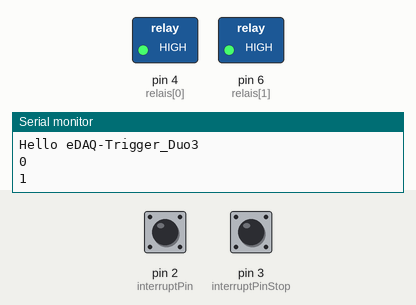
A sketch run on a simulated Arduino Uno, built with avr-gcc and run on an emulated ATmega328P. Parts: switched loads named in the sketch (green lamp = pin HIGH), the last lines printed to the serial monitor. Inputs (shaded band) come from the test bench; at power-on: pin 3 (interruptPinStop) LOW, pin 2 (interruptPin) LOW.

Above: at 4.3 s.
4.4 s: pin 3 (interruptPinStop) pulled HIGH for 0.15 s
6.0 s: pin 2 (interruptPin) pulled HIGH for 1 s
At 6.4 s:
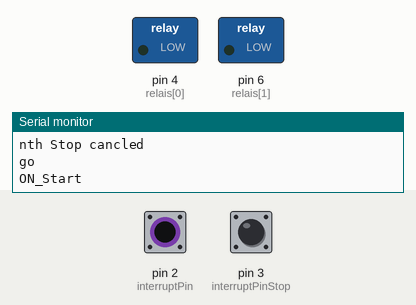
8.5 s: pin 3 (interruptPinStop) pulled HIGH for 1 s
At 10.3 s:
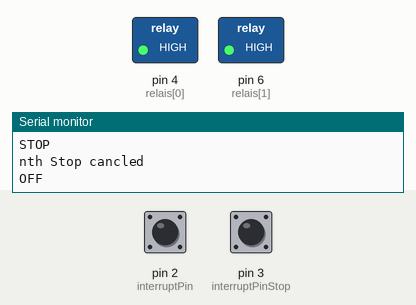
11.0 s: pin 2 (interruptPin) pulled HIGH for 3.2 s
At 11.4 s:
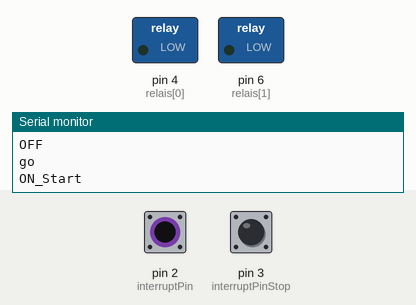
Timing chart, 0 to 18.2 s (numbered marks = the images above; inputs shaded):
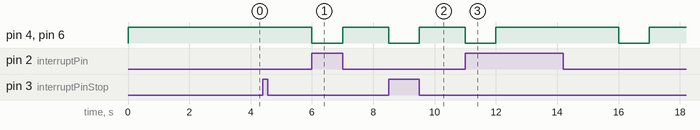

The sketch:

Agilent-Trigger_Arduino.ino
```cpp
const byte interruptPin = 2; // Connect intrruptPin via Switch to GND for PRINCE
const byte interruptPinStop = 3;
unsigned long interval_trigger = 5000;    // Interval in ms between two reliable trigger pulses
int relais[] = {4,6};
unsigned long interval = 1000; //Config puls length has to be shorter than interval_trigger

unsigned long previousMillis = 0; // saves seconds since last change
unsigned long previousMillis_trigger = 0; // saves seconds since last change of trigger
unsigned long previousMillis_trigger_Stop = 0; // saves seconds since last change of stop trigger
volatile int trigbut = 0; // saves state of trigger
bool aktiv = false;
bool last_start = false;

void setup()
{
  Serial.begin(19200); // set up baud rate for serial
  Serial.println("Hello eDAQ-Trigger_Duo3");
  pinMode(interruptPin, INPUT);
  pinMode(interruptPinStop, INPUT);
  attachInterrupt(digitalPinToInterrupt(interruptPin), trigit, CHANGE);
  attachInterrupt(digitalPinToInterrupt(interruptPinStop), trigof, CHANGE);
  for(int i=0; i < 2; i++){
    pinMode(relais[i], OUTPUT);
    digitalWrite(relais[i], HIGH);
    Serial.println(i);
  }
}


void loop() // main program begins
///////////////////////////////////////////////////////////////////////////////////////
{

//Trigger
  if ((millis() - previousMillis_trigger > interval_trigger) && trigbut == 1) {
    Serial.println("ON_Start");
    for(int i=0; i < 2; i++){
      digitalWrite(relais[i], LOW);
    }
    previousMillis_trigger = millis();  //save current time
    previousMillis = millis();
    aktiv = true;
    last_start = true;
  }
  if ((millis() - previousMillis_trigger_Stop > interval_trigger) && trigbut == 2 && last_start == true) {
    previousMillis_trigger_Stop = millis();  //save current time
    previousMillis = millis();
    Serial.println("ON_Stop");
    for(int i=0; i < 2; i++){
      digitalWrite(relais[i], LOW);
    }
    aktiv = true;
    last_start = false;
  }
  if (trigbut == 2 && last_start == false) {
    Serial.println("nth Stop cancled");
    trigbut = 0;
  }
  if (aktiv && (millis() - previousMillis > interval)){
    Serial.println("OFF");
    for(int i=0; i < 2; i++)
    {
      digitalWrite(relais[i], HIGH);
    }
    aktiv = false;
    trigbut = 0;
  }
}


void trigit() {
  //if (trigbut == 0){
    trigbut = 1;
    Serial.println("go ");
  //}
}

void trigof() {
  //if (trigbut == 0){
    trigbut = 2;
    Serial.println("STOP ");
  //}
}
```

Measured:
- after the input at 6.0 s, pin 4 (relais[0]), pin 6 (relais[1]): HIGH → LOW at once, → HIGH 1.0 s later
- after the input at 8.5 s, pin 4 (relais[0]), pin 6 (relais[1]): HIGH → LOW at once, → HIGH 1.0 s later
- after the input at 11.0 s, pin 4 (relais[0]), pin 6 (relais[1]): alternates HIGH for 4.0 s and LOW for 1.0 s, starting at once
